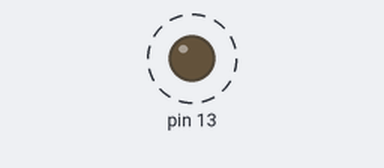
Bench run of a sketch on a simulated Arduino Uno, built with avr-gcc and run on an emulated ATmega328P. On the bench: output pins drawn as LEDs (lit = HIGH). Dashed ring = blinking. What the sketch prints to the serial monitor is not drawn.

Above: at 0.2 s.
Timing chart, 0 to 3.0 s (numbered marks = the images above):
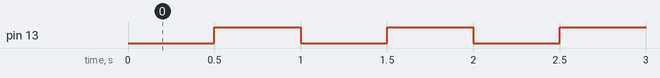

The sketch:

Timer_intertupt.ino
```cpp
// led灯接UNO的13管脚
#include <MsTimer2.h>     //定时器库的 头文件
float time1;
float time2;

void flash()                        //中断处理函数，改变灯的状态
{
  time1 = millis();
  static boolean output = HIGH;
  digitalWrite(13, output);
  output = !output;
  time2 = millis();
  Serial.println(time2-time1,DEC);
}

void setup()
{
  pinMode(13, OUTPUT);
  Serial.begin(9600);
  MsTimer2::set(500, flash);        // 中断设置函数，每 500ms 进入一次中断
  MsTimer2::start();                //开始计时
}

void loop()
{

}
```

Measured:
- by itself, pin 13: alternates HIGH for 0.50 s and LOW for 0.50 s
